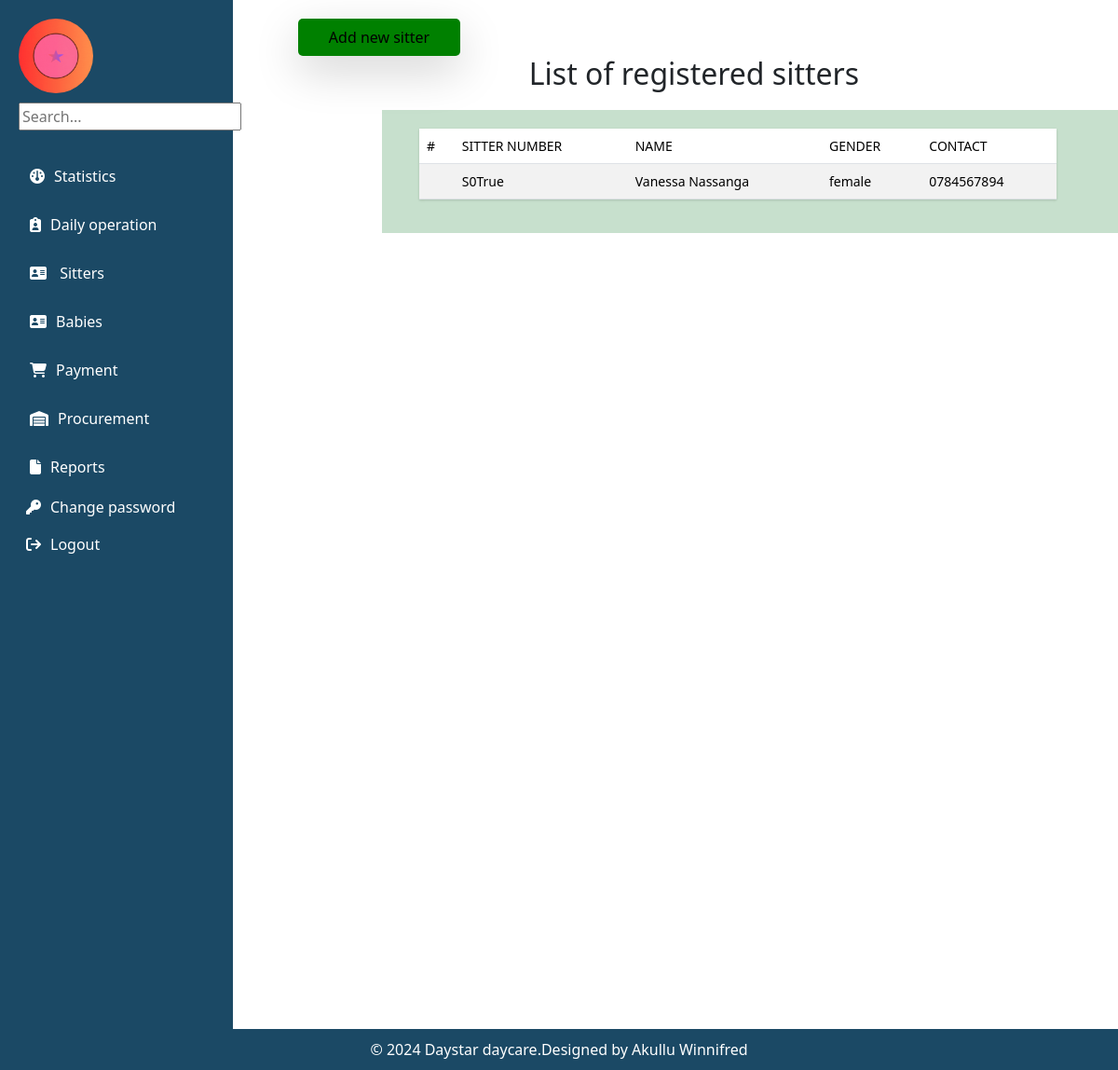
Before: /sitters/ with the older database file.
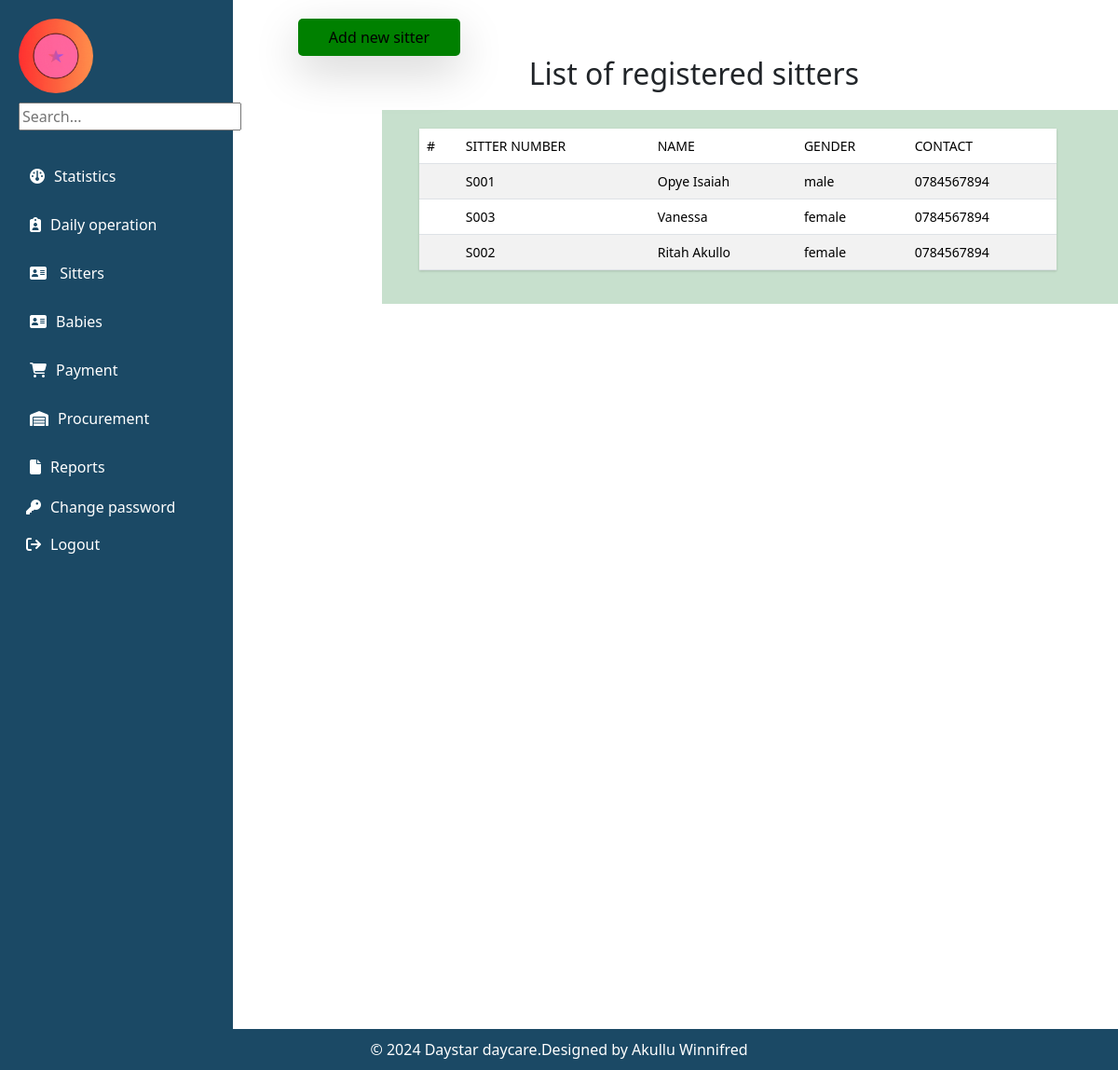
After: the same page with the newer database file.
### myapp/models.py (models this page shows, shortened)
class BabySitter(models.Model):
    GENDER_CHOICES = (
         ('male', 'Male'),
        ('female', 'Female'),
     )
    name = models.CharField(max_length=200)
    gender = models.CharField(max_length=10,choices=GENDER_CHOICES)
    location = models.ForeignKey(FixedLocation, on_delete=models.CASCADE)
    Date_Of_Birth = models.DateField(default=timezone.now)
    NIN = models.CharField(max_length=14)
    Religion = models.CharField(max_length=30, null=True, blank=True,verbose_name="Religion(optional)")
    Level_Of_Education = models.CharField(max_length=200,choices=(
        ('Certificate', 'Certificate'),
        ('Diploma', 'Diploma'),
        ('Degree', 'Degree'),
        ('Others', 'Others'),
    ))
    Contact = models.CharField(max_length=15)
    Sitter_Number = models.CharField(max_length=200,unique=True,blank=True, null=True)
    Next_Of_Kin = models.CharField(max_length=200)
    Recommenders_Name = models.CharField(max_length=200)
    Recommenders_Contact = models.IntegerField()

### myapp/views.py (the view)
# urls.py: path("sitters/",views.sitters,name="sitters"),
def sitters(request):
    sitters = BabySitter.objects.all()
    return render(request,'sitters/all_sitters.html',{'sitters':sitters})

### myapp/templates/sitters/all_sitters.html (shortened to what this page needs)
{% extends 'base.html' %}
{% block content %}
<button class="p-2 bg-teal-500 rounded-lg shadow-lg"
style="margin-left: 10px;background-color: green; border-radius: 5px; border: #B4BDFF; width: 20%; height: 5%;"> Add new sitter</a></button>
<h2>List of registered sitters</h2>
<div class="container">
<table class="table table-striped" style="width: 90%; margin-left: 20px;" >
    <thead>
      <tr>
        <th scope="col">#</th>
        <th scope="col">Sitter Number</th>
        <th scope="col">Name</th>
        <th scope="col">Gender</th>
        <th scope="col">Contact</th>
      </tr>
    </thead>
    <tbody>
        {% for sitter in sitters %}
      <tr>
        <th scope="row">{{ sitter.Sitter_id }}</th>
        <th>S0{{ sitter.Sitter_Number }}</th>
        <td>{{ sitter.name }}</td>
        <td>{{ sitter.gender }}</td>
        <td>{{ sitter.Contact }}</td>
      </tr>
      {% endfor %}
    </tbody>
  </table>
</div>
{% endblock %}

### myapp/templates/base.html (shortened to what this page needs)
{% load static %}
<!DOCTYPE html>
<html lang="en">
<head>
  <link rel="stylesheet" href="../static/styles/bootstrap/css/bootstrap.css" />
  <link rel="stylesheet" href="https://cdnjs.cloudflare.com/ajax/libs/font-awesome/6.5.2/css/all.min.css"
 />
  <link rel="stylesheet" href="{% static 'css/bootstrap.min.css' %}">
  <link rel="stylesheet" href="../static/css/base.css">
  {% load bootstrap5 %}
  {% bootstrap_css %}
</head>
<body>
  <div class="sidebar">
    <div class="profile-container">
      <img src="{% static 'images/daphine_logo.gif' %}" alt="Profile Picture" class="profile-picture">
    </div>
    <div class="search-container">
      <input type="text" id="sidebarSearchInput" placeholder="Search...">
    </div>
    <div class="container-fluid">
      <div class="row">
        <div class="col-auto col-md-3 col-xl-2 px-sm-2 px-0 " style="width: 250px">
          <ul class="nav nav-pills flex-column mb-sm-auto mb-0 align-items-center align-items-sm-start"
            id="sidebarList">
            <li class="nav-item">
              <a href="{% url 'home' %}" class="nav-link align-middle px-0">
                <span class="ms-1 d-none d-sm-inline" style="color: white !important"><i class="fa-solid fa-gauge"
                    style="margin-right: 10px"></i>Statistics</span>
              </a>
            </li>
            <li>
              <a href="#submenu4" data-bs-toggle="collapse" class="nav-link px-0 align-middle">
                <span class="ms-1 d-none d-sm-inline" style="color: white !important"><i
                    class="fa-solid fa-clipboard-user" style="margin-right: 10px"></i>Daily operation</span>
              </a>
            </li>
            <li>
              <a href="#submenu1" data-bs-toggle="collapse" class="nav-link px-0 align-middle">
                <span class="ms-1 d-none d-sm-inline" style="color: white !important"><i class="fa fa-address-card"
                    aria-hidden="true" style="margin-right: 10px"></i>
                  Sitters</span>
              </a>
            </li>
            <li>
              <a href="#submenu2" data-bs-toggle="collapse" class="nav-link px-0 align-middle">
                <span class="ms-1 d-none d-sm-inline" style="color: white !important"><i class="fa fa-address-card"
                    aria-hidden="true" style="margin-right: 10px"></i>Babies</span>
              </a>
            </li>
            <li>
              <a href="#submenu3" data-bs-toggle="collapse" class="nav-link px-0 align-middle">
                <span class="ms-1 d-none d-sm-inline" style="color: white !important"><i class="fa fa-shopping-cart"
                    aria-hidden="true" style="margin-right: 10px"></i>Payment</span>
              </a>
            </li>
            <li>
              <a href="#submenu5" data-bs-toggle="collapse" class="nav-link px-0 align-middle">
                <span class="ms-1 d-none d-sm-inline" style="color: white !important"><i class="fa-solid fa-warehouse"
                    style="margin-right: 10px"></i>Procurement</span>
              </a>
            </li>
            <li>
              <a href="#submenu6" data-bs-toggle="collapse" class="nav-link px-0 align-middle">
                <span class="ms-1 d-none d-sm-inline" style="color: white !important"><i class="fa-solid fa-file"
                    style="margin-right: 10px"></i>Reports</span>
              </a>
            <li>
              <a href="{% url 'change-password' %}" class="nav-link px-0">
                <span class="d-none d-sm-inline" style="color: white !important"><i class="fa fa-key" aria-hidden="true"
                    style="margin-right: 10px"></i>Change password</i></span>
              </a>
            </li>
            <li>
              <a href="{% url 'logout' %}" class="nav-link px-0">
                <span class="d-none d-sm-inline" style="color: white !important"><i class="fa fa-sign-out"
                    aria-hidden="true" style="margin-right: 10px"></i>Logout</i></span>
              </a>
            </li>
          </ul>
        </div>
      </div>
    </div>
  </div>
  <div class="content">
    {% block content %}
    {% endblock %}
  </div>
  <footer class="footer" style="color: white;">
    © 2024 Daystar daycare.Designed by Akullu Winnifred
  </footer>
</body>
</html>

### myapp/static/css/base.css (style rules this page uses)
.sidebar { width: 250px; padding: 20px; background-color: #1b4965; color: white; float: left; height: 143.5vh; }
.content { margin-left: 290px; padding: 20px; }
.profile-container { display: flex; align-items: center; margin-bottom: 10px; }
.profile-picture { width: 80px; height: 80px; border-radius: 50%; margin-right: 10px; }
.search-container { margin-bottom: 20px; }
.sidebar ul { list-style-type: none; padding: 0; }
.sidebar a { color: white; text-decoration: none; }
.footer { background-color: #1b4965; text-align: center; padding: 10px; bottom: 0; display: flex; flex-direction: column; margin-bottom: 0; position: fixed; width: 100%; }
body { min-height: 100vh; }

### myapp/templates/sitters/all_sitters.html (style rules this page uses)
.container { padding-top: 20px; margin-top: 20px; max-width: 800px; background-color: rgba(153, 198, 165, 0.55); padding: 20px; margin-left: 100px; }
h2 { text-align: center; }

Changed rows visible on the page:
removed BabySitter: Sitter_Number "True", name "Vanessa Nassanga", gender "female", Contact "0784567894"
added BabySitter: Sitter_Number "01", name "Opye Isaiah", gender "male", Contact "0784567894"
added BabySitter: Sitter_Number "03", name "Vanessa", gender "female", Contact "0784567894"
added BabySitter: Sitter_Number "02", name "Ritah Akullo", gender "female", Contact "0784567894"
